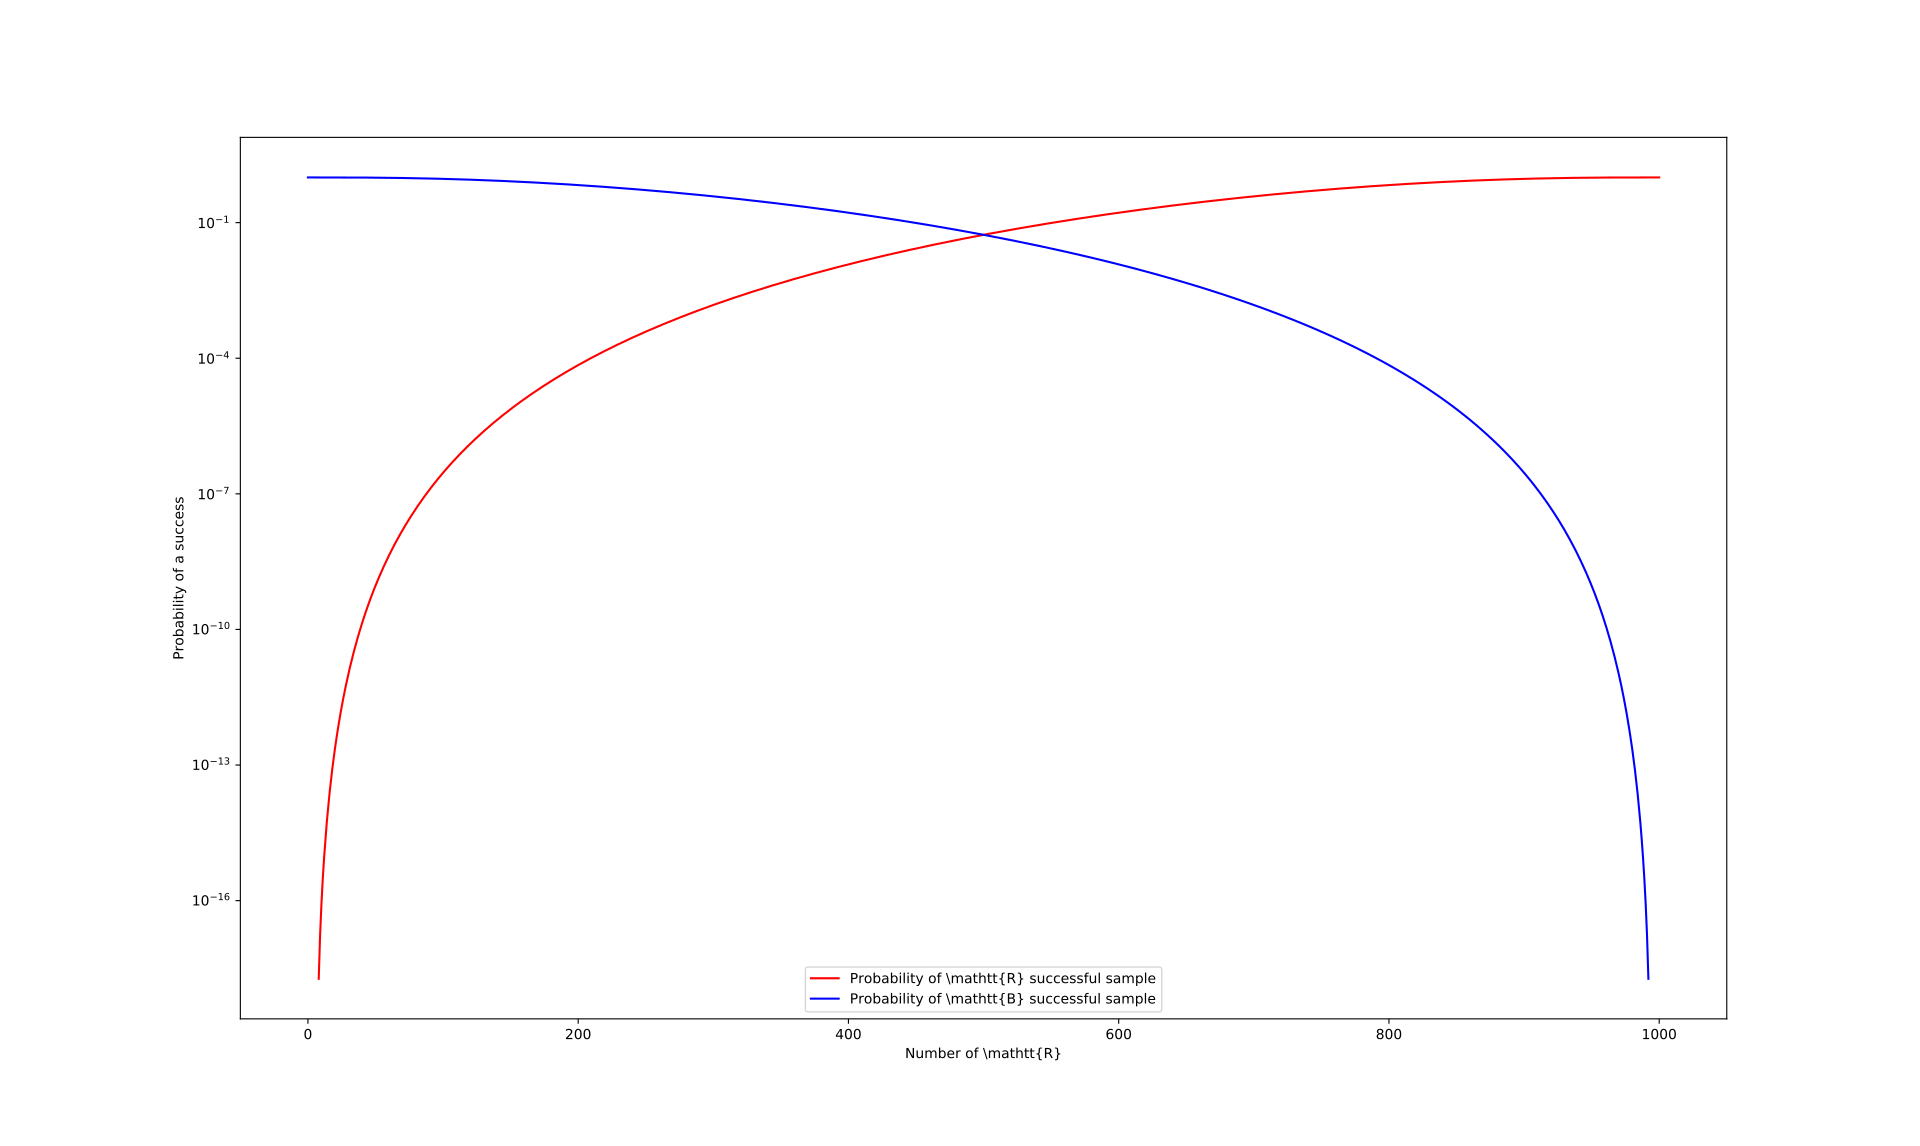

Recreate this plot in Python.
import matplotlib.pyplot as plt
import numpy as np
from multiprocessing import Pool
from sympy import binomial, zeros, pprint
import mpmath as mp
import math
mp.mp.dps = 20

def hyper(N, suc, sample, x):
    total = mp.mp.mpf(0)
    bottom = binomial(N, sample)
    for i in range(x, sample+1):
        top = binomial(suc, i) * binomial(N-suc, sample-i)
        total += (top/bottom)
    return total

def main():
    n = 1000
    b = 200
    k = 10
    alpha = 8
    _range = range(0, 1001)
    plot1 = [hyper(1000, i, k, alpha) for i in _range]
    plot2 = [hyper(1000, 1000-i, k, alpha) for i in _range]
    plt.semilogy(_range, plot1, color="red", label="Probability of \mathtt{R} successful sample")
    plt.semilogy(_range, plot2, color="blue", label="Probability of \mathtt{B} successful sample")
    plt.xlabel("Number of \mathtt{R}")
    plt.ylabel("Probability of a success")
    plt.legend()
    plt.show()

if __name__ == '__main__':
    main()
